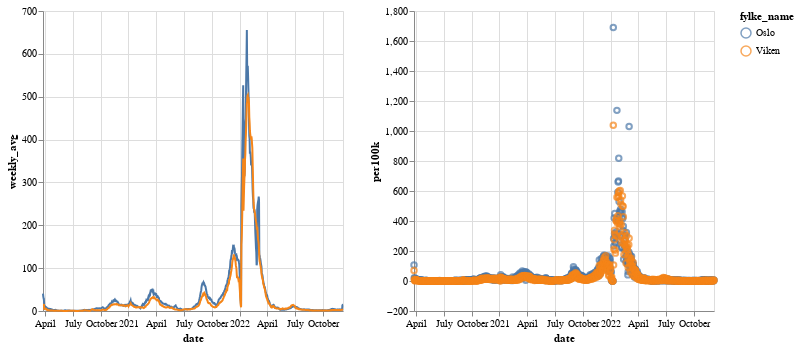

This figure's notebook cell:
### Code cell
weekly | daily

### Figure 1 — Vega-Lite specification as saved in the notebook (floating-point values rounded to 4 significant figures; data arrays with more than 128 entries replaced by an {"elided": "..."} marker saying what was removed)
{"config": {"view": {"continuousWidth": 300, "continuousHeight": 300}}, "hconcat": [{"mark": {"type": "line"}, "encoding": {"color": {"field": "fylke_name", "type": "nominal"}, "tooltip": [{"field": "fylke_name", "type": "nominal"}, {"field": "population", "type": "quantitative"}, {"field": "per100k", "type": "quantitative"}, {"field": "cases", "type": "quantitative"}, {"field": "date", "type": "temporal"}], "x": {"field": "date", "type": "temporal"}, "y": {"field": "weekly_avg", "type": "quantitative"}}, "transform": [{"window": [{"op": "mean", "field": "per100k", "as": "weekly_avg"}], "frame": [-3, 3]}]}, {"mark": {"type": "point"}, "encoding": {"color": {"field": "fylke_name", "type": "nominal"}, "tooltip": [{"field": "fylke_name", "type": "nominal"}, {"field": "population", "type": "quantitative"}, {"field": "per100k", "type": "quantitative"}, {"field": "cases", "type": "quantitative"}], "x": {"field": "date", "type": "temporal"}, "y": {"field": "per100k", "type": "quantitative"}}}], "data": {"name": "data-a0cd27ddeffd015da6e0a33ea4e42e50"}, "$schema": "https://vega.github.io/schema/vega-lite/v5.8.0.json", "datasets": {"data-a0cd27ddeffd015da6e0a33ea4e42e50": {"elided": "1970 records"}}}
